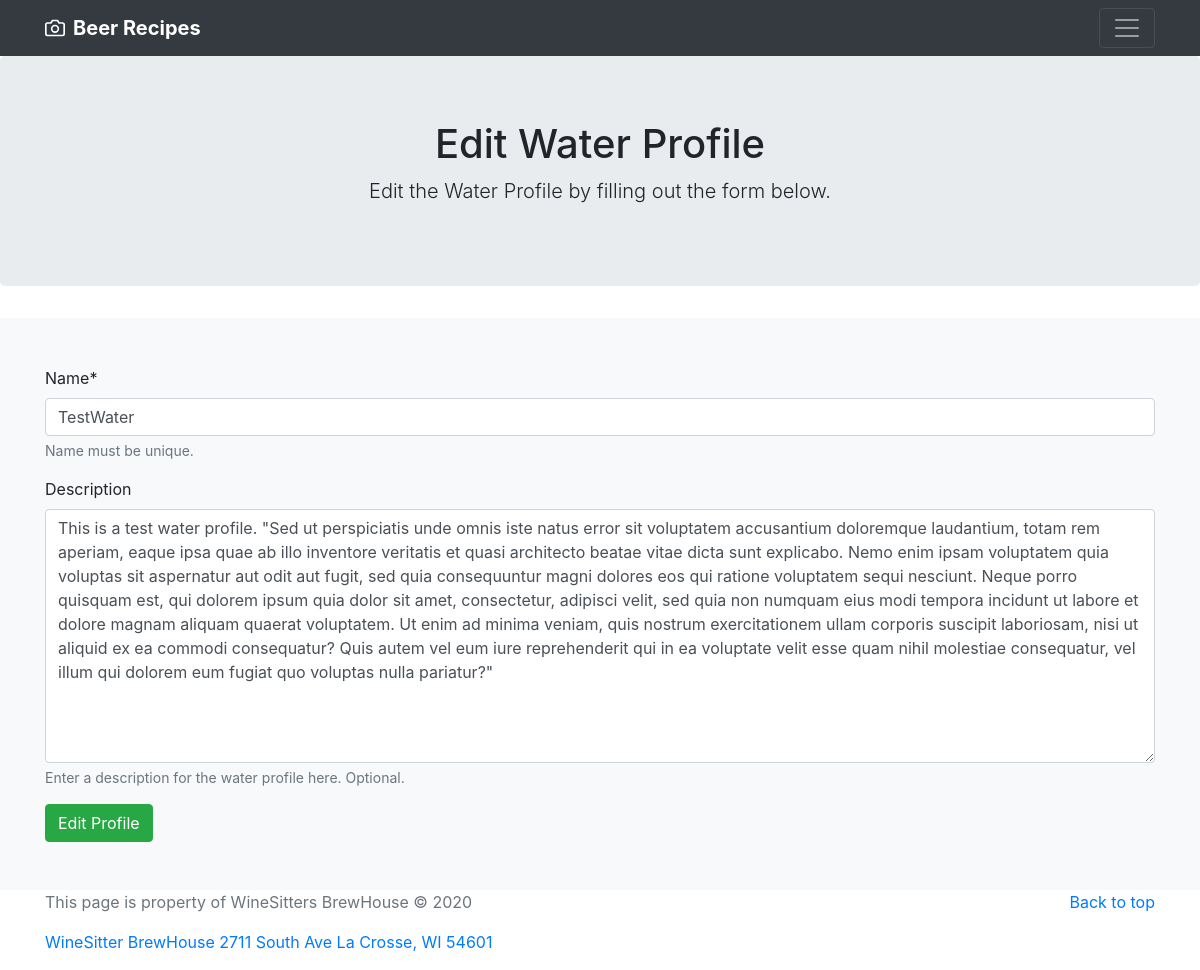
Page /beer_recipes/edit_water/1 on the committed database.
### beer_recipes/models.py (models this page shows)
class Water(models.Model):
    user = models.CharField(max_length=200)
    name = models.CharField(max_length=200, unique=True,
                            help_text="Name must be unique.")  # Name of the water profile.
    description = models.TextField(
        blank=True, help_text="Enter a description for the water profile here. Optional.")  # Notes about the water profile.  May be multiline.
    version = models.PositiveIntegerField(default=1)
    amount = models.DecimalField(
        help_text="Volume of water to use in a recipe in liters.", max_digits=3, decimal_places=1)
    calcium = models.FloatField(
        help_text="The amount of calcium (Ca) in parts per million.")
    bicarbonate = models.FloatField(
        help_text="The amount of bicarbonate (HCO3) in parts per million.")
    sulfate = models.FloatField(
        help_text="The amount of sulfate (SO4) in parts per million.")
    chloride = models.FloatField(
        help_text="The amount of chloride (Cl) in parts per million.")
    sodium = models.FloatField(
        help_text="The amount of sodium (Na) in parts per million.")
    magnesium = models.FloatField(
        help_text="The amount of magnesium (Mg) in parts per million.")

### beer_recipes/views.py (the view)
# urls.py: path('edit_water/<int:pk>', views.WaterUpdate.as_view(), name='WaterUpdate'),
class WaterUpdate(UpdateView):
    model = Water
    fields = ['name', 'description']
    success_url = reverse_lazy('beer_recipes:my_ingredients')

### templates/beer_recipes/water_form.html (shortened to what this page needs)
{% extends 'beer_recipes/base.html' %}
{% load static %}
{% load crispy_forms_tags %}
{% block content %}
<section class="jumbotron text-center">
  <div class="container">
    <h1 class="jumbotron-heading">Edit Water Profile</h1>
    <p class="lead">Edit the Water Profile by filling out the form below.</p>
  </div>
</section>
<div class="album py-5 bg-light">
  <div class="container">
    <form method='post' name='delete_water'>
      {{ form|crispy }}
      <button type="submit" class="btn btn-success">Edit Profile</button>
    </form>
  </div>
</div>
{% endblock content %}

### rows in the picture
Water: name "TestWater", description "This is a test water profile. \"Sed ut perspiciatis unde omnis iste natus error sit voluptatem accusantium doloremque laudantium, totam rem aperiam, eaque ipsa quae ab illo inventore veritatis et quasi architecto beatae vitae dicta sunt explicabo. Nemo enim ipsam voluptatem quia voluptas sit aspernatur aut odit aut fugit, sed quia consequuntur magni dolores eos qui ratione voluptatem sequi nesciunt. Neque porro quisquam est, qui dolorem ipsum quia dolor sit amet, consectetur, adipisci velit, sed quia non numquam eius modi tempora incidunt ut labore et dolore magnam aliquam quaerat voluptatem. Ut enim ad minima veniam, quis nostrum exercitationem ullam corporis suscipit laboriosam, nisi ut…"
